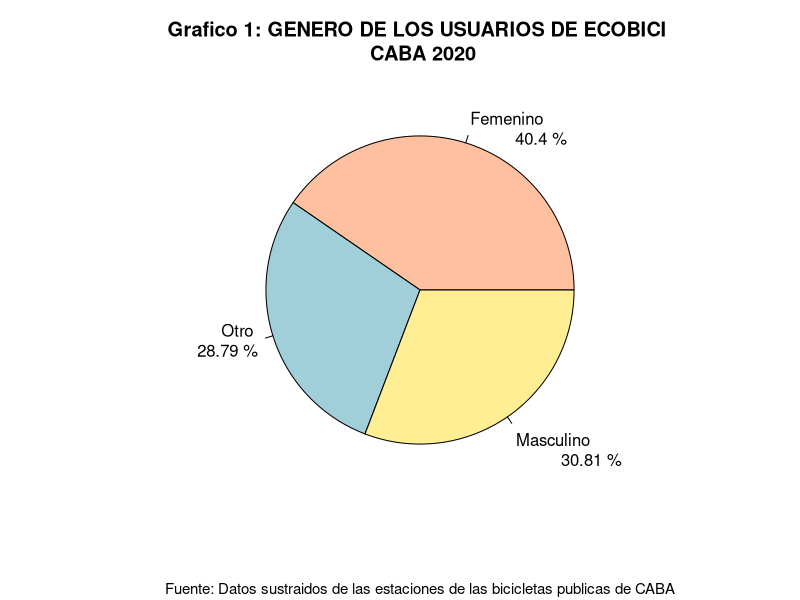
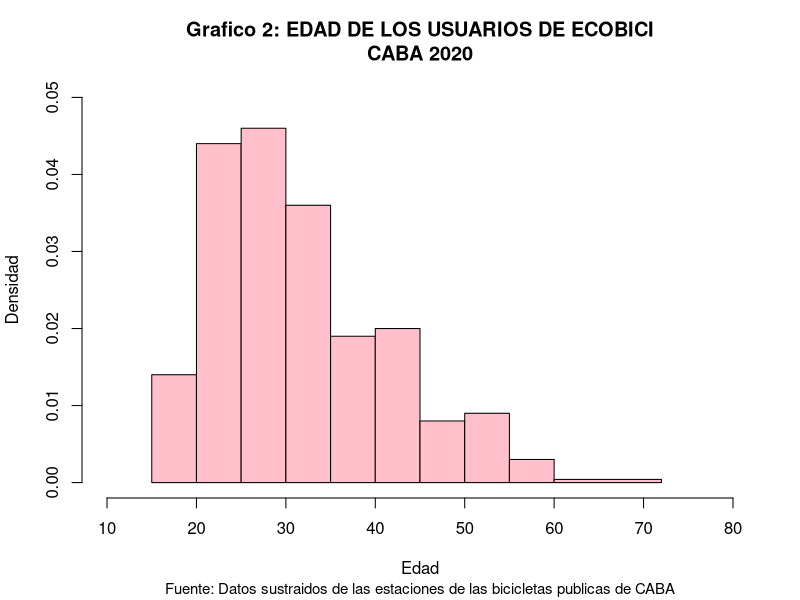
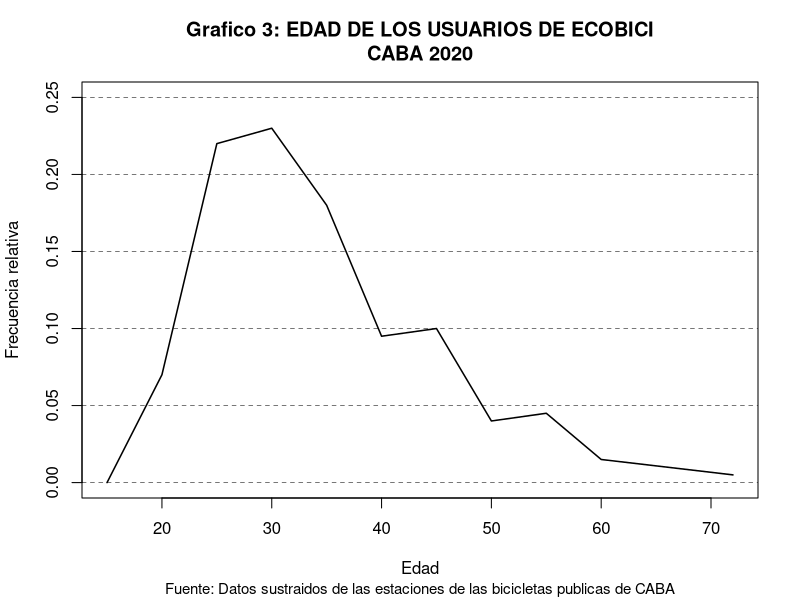
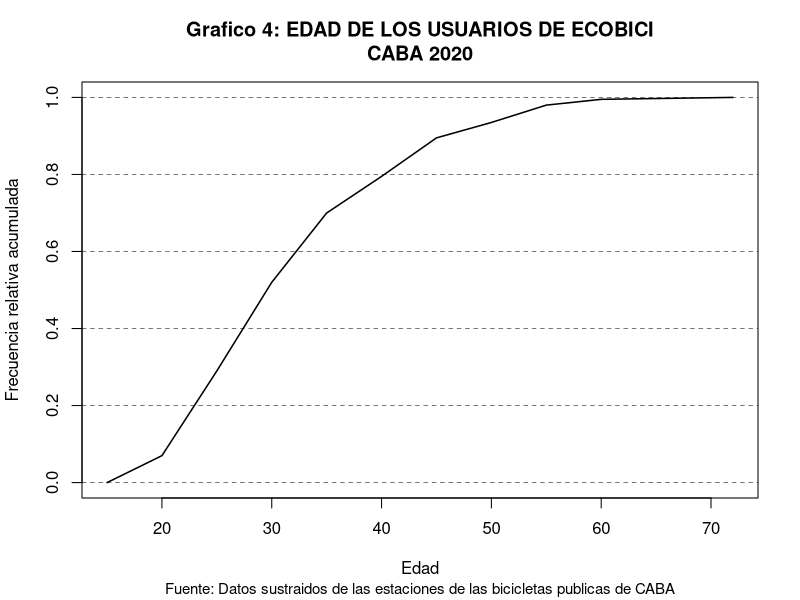
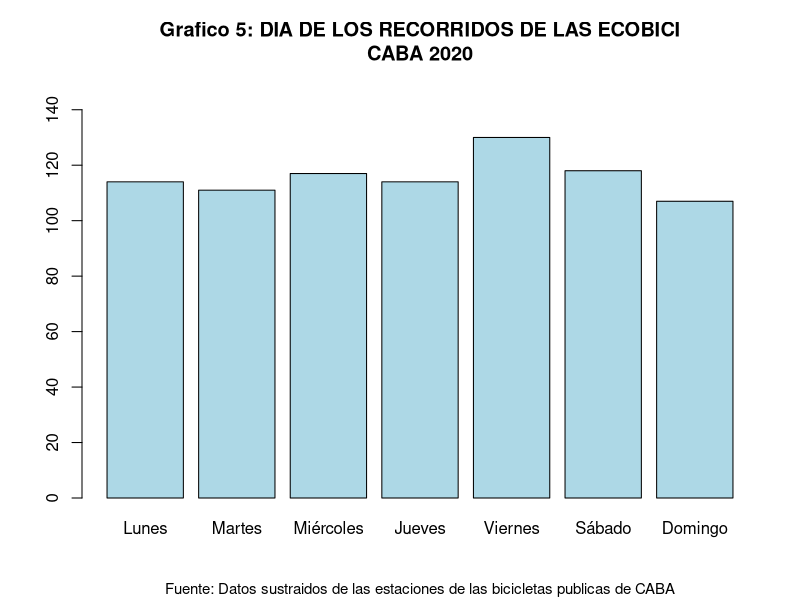
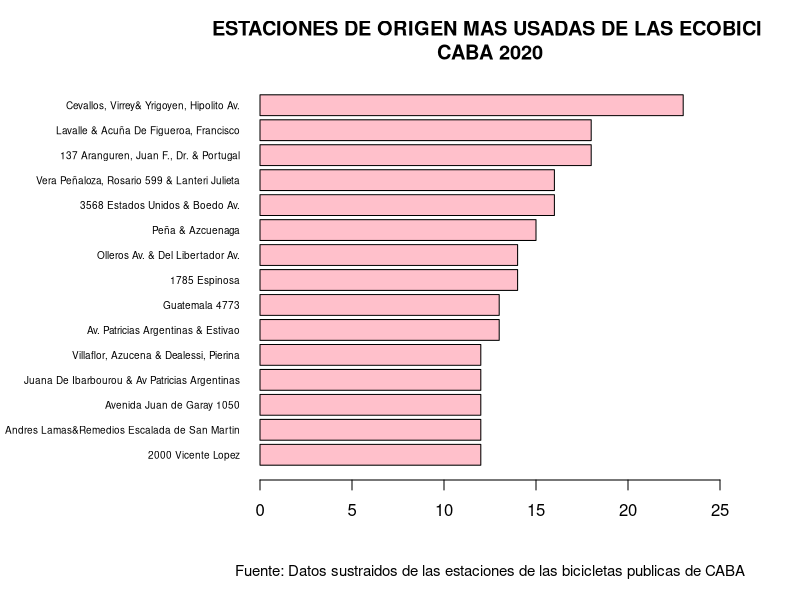
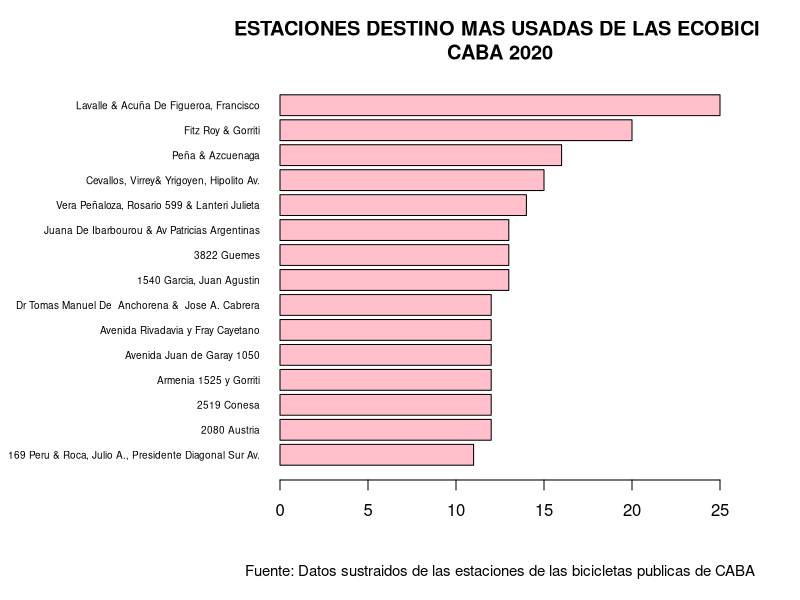
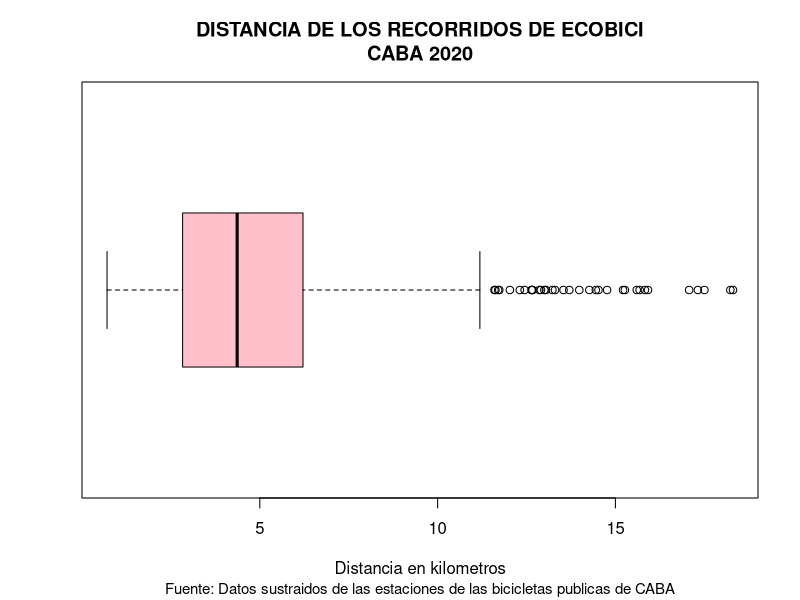

These charts were generated, in order, by the following R code:
## ---- chunk 1
knitr::opts_chunk$set(echo = FALSE)
# Librerias
library(knitr)
getwd()
#setwd("/home/alumno/Documentos/ecobici-estadistica-descriptiva/")
# leemos el csv de recorridos
recorridos <- read.csv("./recorridos6.csv")
# leemos el csv de usuarios
usuarios <- read.csv("./usuarios6.csv")
# combinamos los csv
bicicletas <- merge(usuarios, recorridos, all = TRUE)
# damos un orden a los dias
dia <- factor(bicicletas$dia, levels = c("Lunes","Martes","Miércoles","Jueves", "Viernes", "Sábado", "Domingo"))
## ---- chunk 2
var_genero <- function(){
  genero <- table(usuarios$genero_usuario)[2:4]
  
  label <- c("Femenino","Otro","\n\nMasculino")
  porcentajes <- round((genero/sum(genero))*100, digits = 2)
  label <- paste(label,"\n\t",porcentajes,"%")
  color <- c("#FFC09F","#A0CED9","#FFEE93")
  
  pie(
    genero,
    main = "Grafico 1: GENERO DE LOS USUARIOS DE ECOBICI \n CABA 2020",
    labels = label,
    sub="Fuente: Datos sustraidos de las estaciones de las bicicletas publicas de CABA",
    cex.sub = 0.9,
    col = color
  )
}

var_genero()

## ---- chunk 3
edad <- usuarios$edad_usuario
breakpoints <- c(15,20,25,30,35,40,45,50,55,60,72)

# Histograma

hist(edad,breaks = breakpoints, right = TRUE,
     xlim = c(10,80), ylim = c(0,0.05), xlab = "Edad", ylab = "Densidad",
     main = "Grafico 2: EDAD DE LOS USUARIOS DE ECOBICI\nCABA 2020",
     sub="Fuente: Datos sustraidos de las estaciones de las bicicletas publicas de CABA",
     cex.sub = 0.9,
     col = "pink")

## ---- chunk 4

rng_edad <- cut(edad, breakpoints, right = TRUE)
tabla_rng_edad <- table(rng_edad)
n <- sum(tabla_rng_edad)

# Poligono de frecuencias
x <- breakpoints
y <- c(0,tabla_rng_edad)/n
plot(x,y,type="l", xlim = c(15,72), ylim = c(0,0.25),
     main = "Grafico 3: EDAD DE LOS USUARIOS DE ECOBICI\nCABA 2020",
     sub="Fuente: Datos sustraidos de las estaciones de las bicicletas publicas de CABA",
     cex.sub = 0.9,
     ylab = "Frecuencia relativa", xlab = "Edad",lwd = 1.5)
for (i in seq(0,0.25,by=0.05)) abline(a=i,b=0,lty=2,lwd=0.5)


# Poligono acumulativo
y = cumsum(y)
plot(x,y,type="l", xlim = c(15,72), 
     main = "Grafico 4: EDAD DE LOS USUARIOS DE ECOBICI\nCABA 2020",
     sub="Fuente: Datos sustraidos de las estaciones de las bicicletas publicas de CABA",
     cex.sub = 0.9,
     ylab = "Frecuencia relativa acumulada", xlab = "Edad", lwd = 1.5)
for (i in seq(0,1,by=0.2)) abline(a=i,b=0,lty=2,lwd=0.5)
## ---- chunk 5
semana <- table(dia)

barplot(semana, main = "Grafico 5: DIA DE LOS RECORRIDOS DE LAS ECOBICI\nCABA 2020",
        sub="Fuente: Datos sustraidos de las estaciones de las bicicletas publicas de CABA",
        cex.sub = 0.9,
        ylim = c(0,150), col = c("lightblue"))
## ---- chunk 6
frecAbs <- table(bicicletas$direccion_estacion_origen)
frecAbs <- sort(frecAbs, decreasing = TRUE)
#frecAbs <- frecAbs[1:15]
frecRel <- frecAbs/sum(frecAbs)
frecAbsAcum <- cumsum(frecAbs)
frecRelAcum <- cumsum(frecRel)
frecRel <- round(frecRel, digits = 4)
frecRelAcum <- round(frecRelAcum, digits = 4)

tabla <- cbind(names(frecAbs),frecAbs,frecRel,frecAbsAcum,frecRelAcum)
names = c("Estación", "Frecuencia absoluta","Frecuencia relativa","Frecuencia absoluta acumulada",
          "Frecuencia relativa acumulada")
kable(tabla[1:15,], caption = "Tabla de frecuencias", col.names = names, row.names = FALSE)

par(mar = c(6,13,4,4))
barplot(
  sort(frecAbs[1:15], decreasing = FALSE),
  main = "ESTACIONES DE ORIGEN MAS USADAS DE LAS ECOBICI \nCABA 2020",
  sub="Fuente: Datos sustraidos de las estaciones de las bicicletas publicas de CABA",
  cex.sub = 0.9,
  horiz = TRUE,
  las = 1,
  xlim = c(0,25),
  cex.names = 0.6,
  col = "pink",
)
par(mar = c(5,4,4,2) + 0.1)
## ---- chunk 7
frecAbs <- table(bicicletas$direccion_estacion_destino)
frecAbs <- sort(frecAbs, decreasing = TRUE)
frecAbs <- frecAbs[1:15]
frecRel <- frecAbs/sum(frecAbs)
frecAbsAcum <- cumsum(frecAbs)
frecRelAcum <- cumsum(frecRel)
frecRel <- round(frecRel, digits = 4)
frecRelAcum <- round(frecRelAcum, digits = 4)

tabla <- cbind(names(frecAbs),frecAbs,frecRel,frecAbsAcum,frecRelAcum)
names = c("Estación", "Frecuencia absoluta","Frecuencia relativa","Frecuencia absoluta acumulada",
          "Frecuencia relativa acumulada")
kable(tabla, caption = "Tabla de frecuencias", col.names = names, row.names = FALSE)

par(mar = c(6,14,4,4))
barplot(
  sort(frecAbs, decreasing = FALSE),
  main = "ESTACIONES DESTINO MAS USADAS DE LAS ECOBICI \nCABA 2020",
  sub="Fuente: Datos sustraidos de las estaciones de las bicicletas publicas de CABA",
  cex.sub = 0.9,
  horiz = TRUE,
  las = 1,
  xlim = c(0,25),
  cex.names = 0.6,
  col = "pink",
)
par(mar = c(5, 4, 4, 2) + 0.1)
## ---- chunk 8
distancia <- bicicletas$distancia/1000
distancia <- distancia[distancia<20]
summary(distancia)
boxplot(distancia, horizontal = TRUE, outline = TRUE,
        main = "DISTANCIA DE LOS RECORRIDOS DE ECOBICI\nCABA 2020",
        sub="Fuente: Datos sustraidos de las estaciones de las bicicletas publicas de CABA",
        cex.sub = 0.9,
        xlab = "Distancia en kilometros", boxfill = "pink")
## ---- chunk 9
duracion <- bicicletas$duracion_recorrido/60
summary(duracion)
boxplot(distancia, horizontal = TRUE, outline = FALSE,
        main = "DURACION DE LOS RECORRIDOS DE ECOBICI\nCABA 2020",
        sub="Fuente: Datos sustraidos de las estaciones de las bicicletas publicas de CABA",
        cex.sub = 0.9,
        xlab = "Duración en horas", boxfill = "pink")
## ---- chunk 10
viajes <- table(bicicletas$id_usuario)
View(viajes)
View(table(viajes))
plot(table(viajes), 
     main = "CANTIDAD DE VIAJES POR USUARIO\nCABA 2020",
     sub="Fuente: Datos sustraidos de las estaciones de las bicicletas publicas de CABA",
     cex.sub = 0.9,
     ylim = c(0,100), xlab = c("Viajes") ,ylab = c("Cantidad de Usuarios"))
## ---- chunk 11
edad <- bicicletas$edad_usuario

agrupar <- function(x){
  if (x <= 21) {
    return ("[16-21]")
  } else if(x <= 30) {
    return ("[22-30]")
  } else if(x <= 45){
    return ("[30-45]")
  } else if(x <= 72){
    return("[45-72]")
  }
}

edad <- sapply(edad,agrupar)


distancia <- bicicletas$distancia/1000

bivar <- data.frame(edad,distancia)

bivar$edad <- factor(bivar$edad, levels = c("[16-21]","[22-30]","[30-45]","[45-72]"))


boxplot((bivar$distancia)~(bivar$edad), horizontal = TRUE, outline = FALSE,
        main = "DISTANCIA RECORRIDA SEGUN LA EDAD DEL USUARIO\nCABA 2020",
        sub="Fuente: Datos sustraidos de las estaciones de las bicicletas publicas de CABA",
        cex.sub = 0.9,
        ylab = "Rango Hetario",
        xlab = "Distancia en KM", boxfill = "pink")
